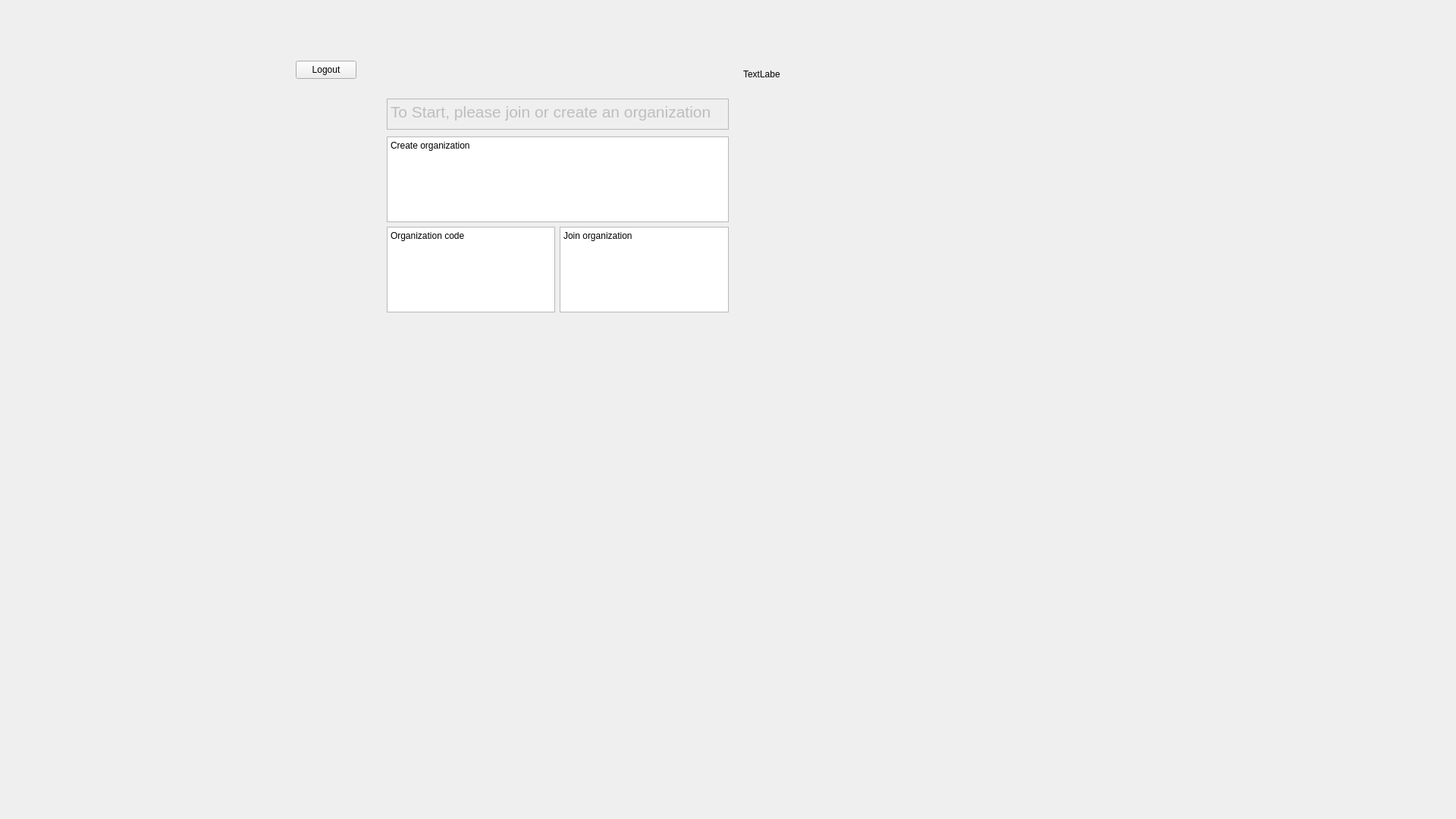
<?xml version="1.0" encoding="UTF-8"?>
<ui version="4.0">
 <class>FirstLoginWindow</class>
 <widget class="QWidget" name="FirstLoginWindow">
  <property name="geometry">
   <rect>
    <x>0</x>
    <y>0</y>
    <width>1920</width>
    <height>1080</height>
   </rect>
  </property>
  <property name="windowTitle">
   <string>Form</string>
  </property>
  <widget class="QTextEdit" name="textEdit">
   <property name="enabled">
    <bool>false</bool>
   </property>
   <property name="geometry">
    <rect>
     <x>510</x>
     <y>130</y>
     <width>451</width>
     <height>41</height>
    </rect>
   </property>
   <property name="html">
    <string>&lt;!DOCTYPE HTML PUBLIC &quot;-//W3C//DTD HTML 4.0//EN&quot; &quot;http://www.w3.org/TR/REC-html40/strict.dtd&quot;&gt;
&lt;html&gt;&lt;head&gt;&lt;meta name=&quot;qrichtext&quot; content=&quot;1&quot; /&gt;&lt;meta charset=&quot;utf-8&quot; /&gt;&lt;style type=&quot;text/css&quot;&gt;
p, li { white-space: pre-wrap; }
hr { height: 1px; border-width: 0; }
li.unchecked::marker { content: &quot;\2610&quot;; }
li.checked::marker { content: &quot;\2612&quot;; }
&lt;/style&gt;&lt;/head&gt;&lt;body style=&quot; font-family:'Segoe UI'; font-size:9pt; font-weight:400; font-style:normal;&quot;&gt;
&lt;p style=&quot; margin-top:0px; margin-bottom:0px; margin-left:0px; margin-right:0px; -qt-block-indent:0; text-indent:0px;&quot;&gt;&lt;span style=&quot; font-size:16pt;&quot;&gt;To Start, please join or create an organization&lt;/span&gt;&lt;/p&gt;&lt;/body&gt;&lt;/html&gt;</string>
   </property>
  </widget>
  <widget class="QWidget" name="verticalLayoutWidget">
   <property name="geometry">
    <rect>
     <x>510</x>
     <y>180</y>
     <width>451</width>
     <height>232</height>
    </rect>
   </property>
   <layout class="QVBoxLayout" name="verticalLayout">
    <item>
     <widget class="QTextEdit" name="TEcreateOrganization">
      <property name="html">
       <string>&lt;!DOCTYPE HTML PUBLIC &quot;-//W3C//DTD HTML 4.0//EN&quot; &quot;http://www.w3.org/TR/REC-html40/strict.dtd&quot;&gt;
&lt;html&gt;&lt;head&gt;&lt;meta name=&quot;qrichtext&quot; content=&quot;1&quot; /&gt;&lt;meta charset=&quot;utf-8&quot; /&gt;&lt;style type=&quot;text/css&quot;&gt;
p, li { white-space: pre-wrap; }
hr { height: 1px; border-width: 0; }
li.unchecked::marker { content: &quot;\2610&quot;; }
li.checked::marker { content: &quot;\2612&quot;; }
&lt;/style&gt;&lt;/head&gt;&lt;body style=&quot; font-family:'Segoe UI'; font-size:9pt; font-weight:400; font-style:normal;&quot;&gt;
&lt;p style=&quot; margin-top:0px; margin-bottom:0px; margin-left:0px; margin-right:0px; -qt-block-indent:0; text-indent:0px;&quot;&gt;Create organization&lt;/p&gt;&lt;/body&gt;&lt;/html&gt;</string>
      </property>
     </widget>
    </item>
    <item>
     <layout class="QHBoxLayout" name="horizontalLayout_2">
      <item>
       <widget class="QTextEdit" name="TEorganizationCode">
        <property name="html">
         <string>&lt;!DOCTYPE HTML PUBLIC &quot;-//W3C//DTD HTML 4.0//EN&quot; &quot;http://www.w3.org/TR/REC-html40/strict.dtd&quot;&gt;
&lt;html&gt;&lt;head&gt;&lt;meta name=&quot;qrichtext&quot; content=&quot;1&quot; /&gt;&lt;meta charset=&quot;utf-8&quot; /&gt;&lt;style type=&quot;text/css&quot;&gt;
p, li { white-space: pre-wrap; }
hr { height: 1px; border-width: 0; }
li.unchecked::marker { content: &quot;\2610&quot;; }
li.checked::marker { content: &quot;\2612&quot;; }
&lt;/style&gt;&lt;/head&gt;&lt;body style=&quot; font-family:'Segoe UI'; font-size:9pt; font-weight:400; font-style:normal;&quot;&gt;
&lt;p style=&quot; margin-top:0px; margin-bottom:0px; margin-left:0px; margin-right:0px; -qt-block-indent:0; text-indent:0px;&quot;&gt;Organization code&lt;/p&gt;&lt;/body&gt;&lt;/html&gt;</string>
        </property>
       </widget>
      </item>
      <item>
       <widget class="QTextEdit" name="TEjoinOrganization">
        <property name="html">
         <string>&lt;!DOCTYPE HTML PUBLIC &quot;-//W3C//DTD HTML 4.0//EN&quot; &quot;http://www.w3.org/TR/REC-html40/strict.dtd&quot;&gt;
&lt;html&gt;&lt;head&gt;&lt;meta name=&quot;qrichtext&quot; content=&quot;1&quot; /&gt;&lt;meta charset=&quot;utf-8&quot; /&gt;&lt;style type=&quot;text/css&quot;&gt;
p, li { white-space: pre-wrap; }
hr { height: 1px; border-width: 0; }
li.unchecked::marker { content: &quot;\2610&quot;; }
li.checked::marker { content: &quot;\2612&quot;; }
&lt;/style&gt;&lt;/head&gt;&lt;body style=&quot; font-family:'Segoe UI'; font-size:9pt; font-weight:400; font-style:normal;&quot;&gt;
&lt;p style=&quot; margin-top:0px; margin-bottom:0px; margin-left:0px; margin-right:0px; -qt-block-indent:0; text-indent:0px;&quot;&gt;Join organization&lt;/p&gt;&lt;/body&gt;&lt;/html&gt;</string>
        </property>
       </widget>
      </item>
     </layout>
    </item>
   </layout>
  </widget>
  <widget class="QPushButton" name="PBlogout">
   <property name="geometry">
    <rect>
     <x>390</x>
     <y>80</y>
     <width>80</width>
     <height>24</height>
    </rect>
   </property>
   <property name="text">
    <string>Logout</string>
   </property>
  </widget>
  <widget class="QLabel" name="labelWelcome">
   <property name="geometry">
    <rect>
     <x>980</x>
     <y>90</y>
     <width>49</width>
     <height>16</height>
    </rect>
   </property>
   <property name="text">
    <string>TextLabel</string>
   </property>
  </widget>
 </widget>
 <resources/>
 <connections/>
</ui>
